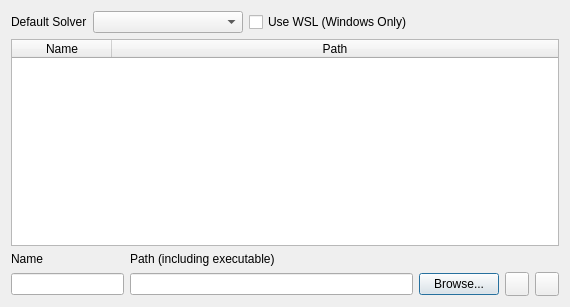
<?xml version="1.0" encoding="UTF-8"?>
<ui version="4.0">
 <class>dia_wb_settings</class>
 <widget class="QDialog" name="dia_wb_settings">
  <property name="geometry">
   <rect>
    <x>0</x>
    <y>0</y>
    <width>570</width>
    <height>307</height>
   </rect>
  </property>
  <property name="sizePolicy">
   <sizepolicy hsizetype="Fixed" vsizetype="Fixed">
    <horstretch>0</horstretch>
    <verstretch>0</verstretch>
   </sizepolicy>
  </property>
  <property name="windowTitle">
   <string>Mbdyn Workbench Settings</string>
  </property>
  <layout class="QVBoxLayout" name="verticalLayout">
   <item>
    <layout class="QGridLayout" name="gridLayout_2">
     <item row="2" column="0">
      <layout class="QGridLayout" name="gridLayout">
       <item row="2" column="2">
        <widget class="QPushButton" name="selectBinaryPathButton">
         <property name="sizePolicy">
          <sizepolicy hsizetype="Fixed" vsizetype="Fixed">
           <horstretch>1</horstretch>
           <verstretch>0</verstretch>
          </sizepolicy>
         </property>
         <property name="text">
          <string>Browse...</string>
         </property>
        </widget>
       </item>
       <item row="0" column="1">
        <widget class="QLabel" name="label_3">
         <property name="text">
          <string>Path (including executable)</string>
         </property>
        </widget>
       </item>
       <item row="2" column="1">
        <widget class="QLineEdit" name="activeBinaryPath">
         <property name="sizePolicy">
          <sizepolicy hsizetype="Expanding" vsizetype="Fixed">
           <horstretch>5</horstretch>
           <verstretch>0</verstretch>
          </sizepolicy>
         </property>
         <property name="placeholderText">
          <string extracomment="Full path to the mbdyn binary file, for W10 +WSL, the path should be given in&quot;windows format&quot;"/>
         </property>
        </widget>
       </item>
       <item row="2" column="3">
        <widget class="QPushButton" name="addBinaryPathButton">
         <property name="sizePolicy">
          <sizepolicy hsizetype="Minimum" vsizetype="Fixed">
           <horstretch>1</horstretch>
           <verstretch>0</verstretch>
          </sizepolicy>
         </property>
         <property name="minimumSize">
          <size>
           <width>24</width>
           <height>24</height>
          </size>
         </property>
         <property name="maximumSize">
          <size>
           <width>24</width>
           <height>24</height>
          </size>
         </property>
         <property name="text">
          <string/>
         </property>
        </widget>
       </item>
       <item row="0" column="0">
        <widget class="QLabel" name="label_2">
         <property name="text">
          <string>Name</string>
         </property>
        </widget>
       </item>
       <item row="2" column="0">
        <widget class="QLineEdit" name="activeBinaryName">
         <property name="sizePolicy">
          <sizepolicy hsizetype="Expanding" vsizetype="Fixed">
           <horstretch>2</horstretch>
           <verstretch>0</verstretch>
          </sizepolicy>
         </property>
         <property name="placeholderText">
          <string extracomment="Shortcut name, mus tbe unique"/>
         </property>
        </widget>
       </item>
       <item row="2" column="4">
        <widget class="QPushButton" name="rmvBinaryPathButton">
         <property name="sizePolicy">
          <sizepolicy hsizetype="Minimum" vsizetype="Fixed">
           <horstretch>1</horstretch>
           <verstretch>0</verstretch>
          </sizepolicy>
         </property>
         <property name="minimumSize">
          <size>
           <width>24</width>
           <height>24</height>
          </size>
         </property>
         <property name="maximumSize">
          <size>
           <width>24</width>
           <height>24</height>
          </size>
         </property>
         <property name="text">
          <string/>
         </property>
        </widget>
       </item>
      </layout>
     </item>
     <item row="0" column="0">
      <layout class="QHBoxLayout" name="horizontalLayout">
       <item>
        <widget class="QLabel" name="label">
         <property name="sizePolicy">
          <sizepolicy hsizetype="Fixed" vsizetype="Fixed">
           <horstretch>1</horstretch>
           <verstretch>0</verstretch>
          </sizepolicy>
         </property>
         <property name="text">
          <string>Default Solver</string>
         </property>
        </widget>
       </item>
       <item>
        <widget class="QComboBox" name="defaultSolverComboBox">
         <property name="sizePolicy">
          <sizepolicy hsizetype="Fixed" vsizetype="Fixed">
           <horstretch>5</horstretch>
           <verstretch>0</verstretch>
          </sizepolicy>
         </property>
         <property name="minimumSize">
          <size>
           <width>150</width>
           <height>0</height>
          </size>
         </property>
        </widget>
       </item>
       <item>
        <widget class="QCheckBox" name="checkBox">
         <property name="toolTip">
          <string>&lt;html&gt;&lt;head/&gt;&lt;body&gt;&lt;p&gt;WSL: Windows Subsystem for Linux&lt;/p&gt;&lt;/body&gt;&lt;/html&gt;</string>
         </property>
         <property name="text">
          <string>Use WSL (Windows Only)</string>
         </property>
        </widget>
       </item>
       <item>
        <spacer name="horizontalSpacer">
         <property name="orientation">
          <enum>Qt::Horizontal</enum>
         </property>
         <property name="sizeHint" stdset="0">
          <size>
           <width>300</width>
           <height>20</height>
          </size>
         </property>
        </spacer>
       </item>
      </layout>
     </item>
     <item row="1" column="0">
      <widget class="QTableWidget" name="mbdynBinariesPath">
       <property name="sizePolicy">
        <sizepolicy hsizetype="Expanding" vsizetype="Expanding">
         <horstretch>0</horstretch>
         <verstretch>0</verstretch>
        </sizepolicy>
       </property>
       <property name="minimumSize">
        <size>
         <width>100</width>
         <height>100</height>
        </size>
       </property>
       <property name="editTriggers">
        <set>QAbstractItemView::NoEditTriggers</set>
       </property>
       <property name="selectionMode">
        <enum>QAbstractItemView::SingleSelection</enum>
       </property>
       <property name="selectionBehavior">
        <enum>QAbstractItemView::SelectRows</enum>
       </property>
       <property name="showGrid">
        <bool>true</bool>
       </property>
       <attribute name="horizontalHeaderCascadingSectionResizes">
        <bool>false</bool>
       </attribute>
       <attribute name="horizontalHeaderStretchLastSection">
        <bool>true</bool>
       </attribute>
       <column>
        <property name="text">
         <string>Name</string>
        </property>
       </column>
       <column>
        <property name="text">
         <string>Path</string>
        </property>
       </column>
      </widget>
     </item>
    </layout>
   </item>
  </layout>
 </widget>
 <tabstops>
  <tabstop>defaultSolverComboBox</tabstop>
  <tabstop>activeBinaryName</tabstop>
  <tabstop>activeBinaryPath</tabstop>
  <tabstop>selectBinaryPathButton</tabstop>
  <tabstop>addBinaryPathButton</tabstop>
  <tabstop>rmvBinaryPathButton</tabstop>
  <tabstop>mbdynBinariesPath</tabstop>
 </tabstops>
 <resources/>
 <connections/>
 <slots>
  <slot>setDefaultSolver(QString)</slot>
  <slot>editActivePath(int,int)</slot>
  <slot>addBinaryPath()</slot>
  <slot>rmvBinaryPath()</slot>
  <slot>checkActiveBinary()</slot>
 </slots>
</ui>
